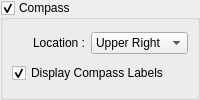
            <widget class="QGroupBox" name="compassGroupBox" >
             <property name="title" >
              <string>Compass</string>
             </property>
             <property name="checkable" >
              <bool>true</bool>
             </property>
             <property name="checked" >
              <bool>true</bool>
             </property>
             <layout class="QGridLayout" >
              <property name="margin" >
               <number>9</number>
              </property>
              <property name="spacing" >
               <number>6</number>
              </property>
              <item row="0" column="0" >
               <layout class="QHBoxLayout" >
                <property name="margin" >
                 <number>0</number>
                </property>
                <property name="spacing" >
                 <number>6</number>
                </property>
                <item>
                 <widget class="QLabel" name="textLabel1_4" >
                  <property name="text" >
                   <string>Location :</string>
                  </property>
                  <property name="alignment" >
                   <set>Qt::AlignRight|Qt::AlignTrailing|Qt::AlignVCenter</set>
                  </property>
                 </widget>
                </item>
                <item>
                 <widget class="QComboBox" name="compass_position_combox" >
                  <item>
                   <property name="text" >
                    <string>Upper Right</string>
                   </property>
                  </item>
                  <item>
                   <property name="text" >
                    <string>Upper Left</string>
                   </property>
                  </item>
                  <item>
                   <property name="text" >
                    <string>Lower Left</string>
                   </property>
                  </item>
                  <item>
                   <property name="text" >
                    <string>Lower Right</string>
                   </property>
                  </item>
                 </widget>
                </item>
               </layout>
              </item>
              <item row="1" column="0" >
               <widget class="QCheckBox" name="display_compass_labels_checkbox" >
                <property name="toolTip" >
                 <string>Show/Hide Display Compass</string>
                </property>
                <property name="text" >
                 <string>Display Compass Labels</string>
                </property>
                <property name="checked" >
                 <bool>true</bool>
                </property>
               </widget>
              </item>
             </layout>
            </widget>
